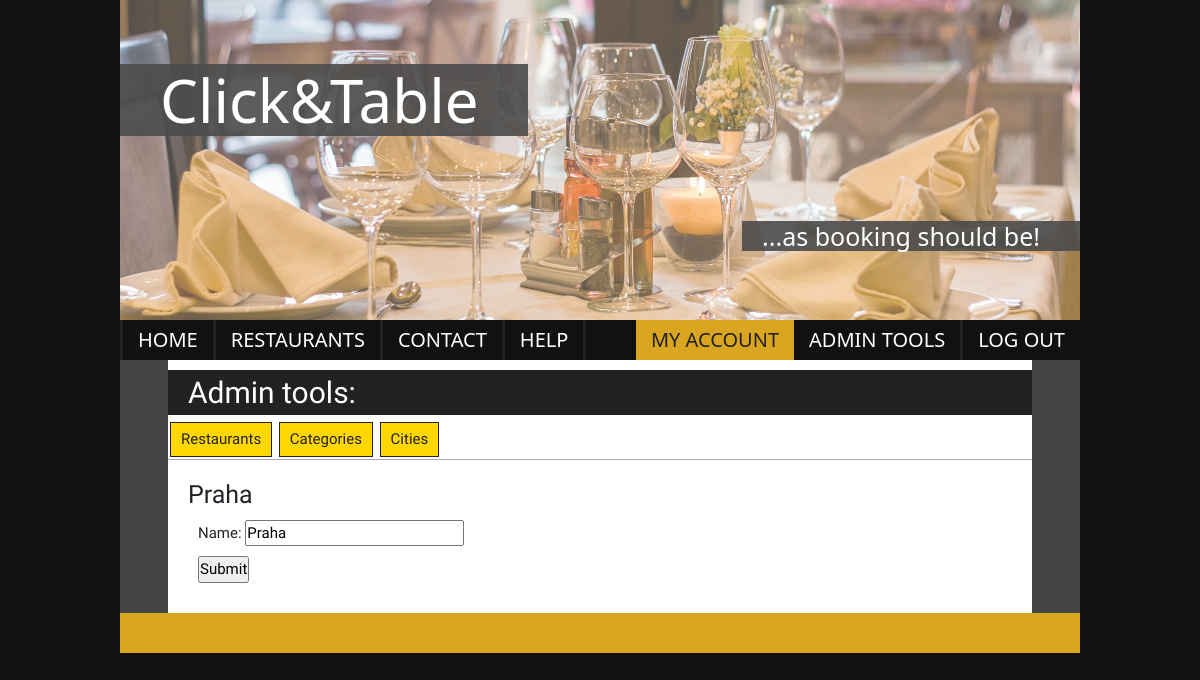
The app's page /city_edit/7/ (signed in), older data.
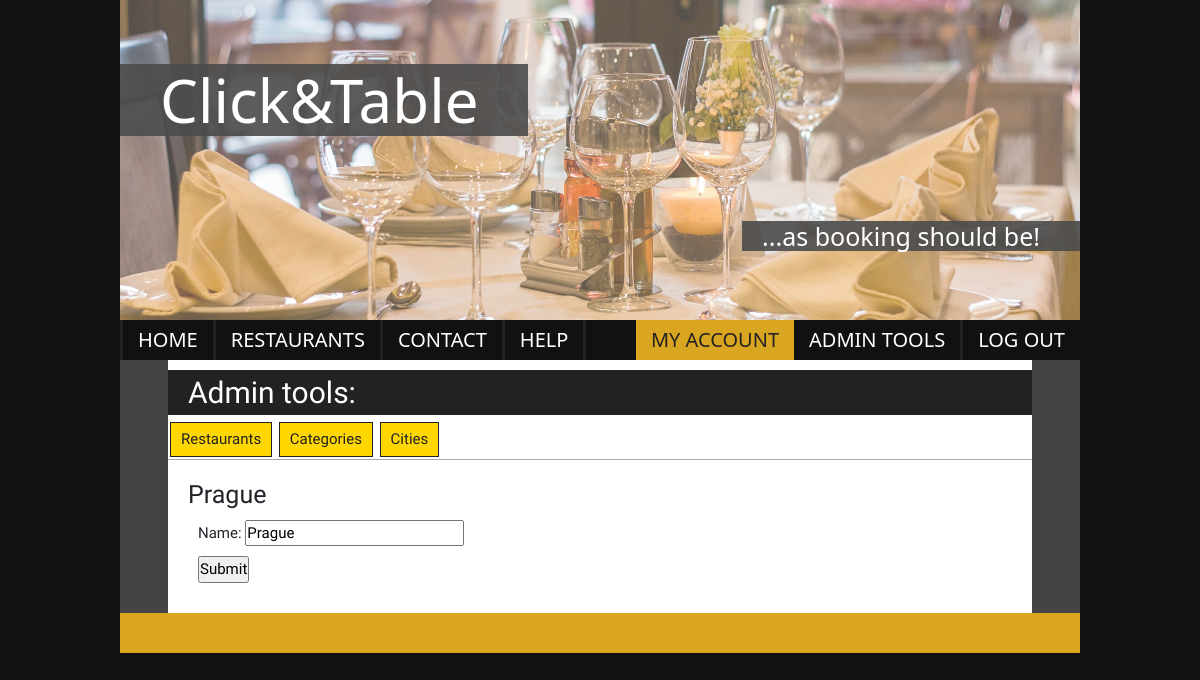
The same page, newer data.
### click_and_table/models.py (models this page shows)
class City(models.Model):
    name = models.CharField(max_length=64)
    def __str__(self):
        return self.name

### click_and_table/views.py (the view)
# urls.py: path('city_edit/<int:pk>/', EditCityView.as_view(), name="city_edit"),
class EditCityView(PermissionRequiredMixin, UpdateView):
    permission_required = ['click_and_table.change_city']
    model = City
    fields = '__all__'
    success_url = reverse_lazy('admin_cities')
    template_name = 'admin_form.html'

### templates/admin_form.html (shortened to what this page needs)
{% extends 'admin_tools.html' %}
{% load static %}
{% block content %}
    <h3>{{ object }}</h3>
    <form class="admin-form" method="post" enctype="multipart/form-data">
    {{ form.as_p }}
    <input type="submit" value="Submit">
    </form>
{% endblock %}

Row changes from the older to the newer data that the page shows:
changed City: name "Praha" → "Prague"
